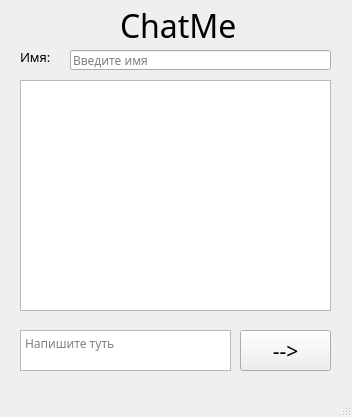
<?xml version="1.0" encoding="UTF-8"?>
<ui version="4.0">
 <class>MainWindow</class>
 <widget class="QMainWindow" name="MainWindow">
  <property name="geometry">
   <rect>
    <x>0</x>
    <y>0</y>
    <width>352</width>
    <height>417</height>
   </rect>
  </property>
  <property name="windowTitle">
   <string>MainWindow</string>
  </property>
  <widget class="QWidget" name="centralwidget">
   <widget class="QLabel" name="label">
    <property name="geometry">
     <rect>
      <x>120</x>
      <y>10</y>
      <width>131</width>
      <height>31</height>
     </rect>
    </property>
    <property name="font">
     <font>
      <family>Yu Gothic UI Light</family>
      <pointsize>24</pointsize>
      <italic>false</italic>
      <underline>false</underline>
      <strikeout>false</strikeout>
      <kerning>false</kerning>
     </font>
    </property>
    <property name="text">
     <string>ChatMe</string>
    </property>
   </widget>
   <widget class="QLineEdit" name="name">
    <property name="geometry">
     <rect>
      <x>70</x>
      <y>50</y>
      <width>261</width>
      <height>20</height>
     </rect>
    </property>
    <property name="font">
     <font>
      <family>Yu Gothic UI Light</family>
     </font>
    </property>
    <property name="placeholderText">
     <string>Введите имя</string>
    </property>
   </widget>
   <widget class="QLabel" name="label_2">
    <property name="geometry">
     <rect>
      <x>20</x>
      <y>50</y>
      <width>47</width>
      <height>13</height>
     </rect>
    </property>
    <property name="font">
     <font>
      <family>Yu Gothic UI Semilight</family>
      <pointsize>10</pointsize>
      <weight>50</weight>
      <bold>false</bold>
     </font>
    </property>
    <property name="text">
     <string>Имя:</string>
    </property>
   </widget>
   <widget class="QTextBrowser" name="messages">
    <property name="geometry">
     <rect>
      <x>20</x>
      <y>80</y>
      <width>311</width>
      <height>231</height>
     </rect>
    </property>
   </widget>
   <widget class="QTextEdit" name="text">
    <property name="geometry">
     <rect>
      <x>20</x>
      <y>330</y>
      <width>211</width>
      <height>41</height>
     </rect>
    </property>
    <property name="font">
     <font>
      <family>Yu Gothic UI Semilight</family>
     </font>
    </property>
    <property name="placeholderText">
     <string>Напишите туть</string>
    </property>
   </widget>
   <widget class="QPushButton" name="send">
    <property name="geometry">
     <rect>
      <x>240</x>
      <y>330</y>
      <width>91</width>
      <height>41</height>
     </rect>
    </property>
    <property name="font">
     <font>
      <family>Yu Gothic UI Semilight</family>
      <pointsize>16</pointsize>
     </font>
    </property>
    <property name="text">
     <string>--&gt;</string>
    </property>
   </widget>
  </widget>
  <widget class="QStatusBar" name="statusbar"/>
 </widget>
 <resources/>
 <connections/>
</ui>
